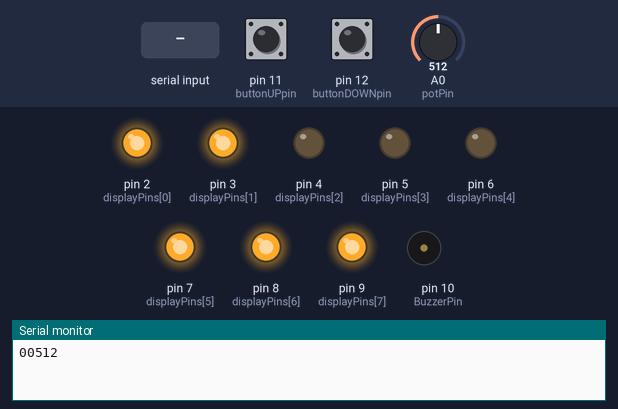
Simulated run of this sketch. Board: Arduino Uno, built with avr-gcc and run on an emulated ATmega328P. On the bench: output pins drawn as LEDs (lit = HIGH), buzzer (waves = sounding, pin HIGH), the last lines printed to the serial monitor. Inputs (shaded band) come from the test bench; at power-on: pin 11 (buttonUPpin) LOW, pin 12 (buttonDOWNpin) LOW, A0 (potPin) = 512.

Above: at 1.2 s.
1.3 s: "420\n" received over Serial
At 2.3 s:
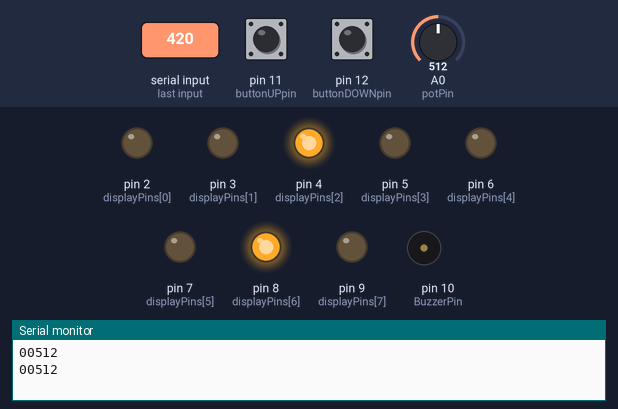
2.8 s: "69\n" received over Serial
At 3.5 s:
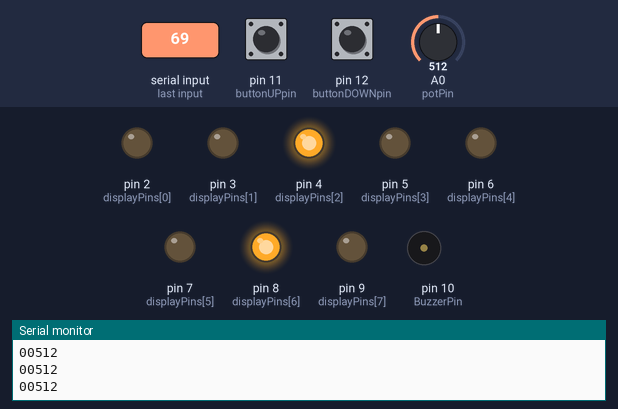
4.4 s: "420\n" received over Serial
At 4.7 s:
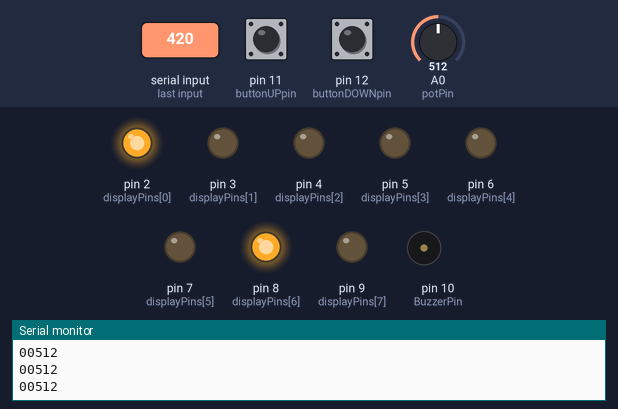
5.9 s: "69\n" received over Serial
At 7.1 s:
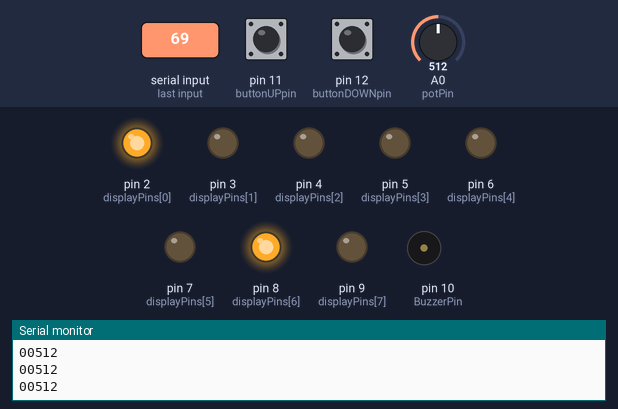
Timing chart, 0 to 8.5 s (numbered marks = the images above; inputs shaded):
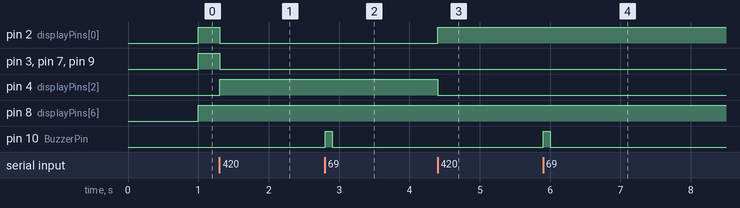

Measured:
- after the input at 1.3 s, pin 2 (displayPins[0]), pin 3 (displayPins[1]), pin 7 (displayPins[5]), pin 9 (displayPins[7]): HIGH → LOW at once; pin 4 (displayPins[2]): LOW → HIGH at once
- after the input at 2.8 s, pin 10 (BuzzerPin): LOW → HIGH at once, → LOW 0.10 s later
- after the input at 4.4 s, pin 2 (displayPins[0]): LOW → HIGH at once; pin 4 (displayPins[2]): HIGH → LOW at once
- after the input at 5.9 s, pin 10 (BuzzerPin): LOW → HIGH at once, → LOW 0.10 s later

The sketch:

ArduinoProyectoIDatosIISketch.ino
```cpp
const int buttonUPpin = 11;
const int buttonDOWNpin = 12;
const int BuzzerPin = 10;
const int potPin = A0;
const int displayPins[]={2,3,4,5,6,7,8,9};//arduino pin array
int wave = 1;
int potVal = 0;
bool firstrun = false;
void setup() {
  pinMode(buttonUPpin, INPUT);
  pinMode(buttonDOWNpin, INPUT);
  pinMode(BuzzerPin,OUTPUT);
  for (byte a=0; a<8; a++){
    pinMode(displayPins[a],OUTPUT);
    }
  Serial.begin(9600 );
}
void displayNum(int num) {
  const int digits[10][8] = { // the pins to light up for each digit

  {0, 0, 0, 0, 0, 0, 0, 1},//0
  {1, 1, 0, 0, 0, 1, 1, 1},//1
  {0, 0, 1, 0, 0, 0, 1, 0},//2
  {1, 0, 0, 0, 0, 0, 1, 0},//3
  {1, 1, 0, 0, 0, 1, 0, 0},//4
  {1, 0, 0, 0, 1, 0, 0, 0},//5
  {0, 0, 0, 0, 1, 0, 0, 0},//6
  {1, 1, 0, 0, 0, 0, 0, 1},//7
  {0, 0, 0, 0, 0, 0, 0, 0},//8
  {1, 1, 0, 0, 0, 0, 0, 0},//9
  };
  for (int i = 0; i < 10; i++) {
    digitalWrite(displayPins[i], digits[num][i]); // set the pin values according to the digit
  }
}
void loop() {


  int command = Serial.parseInt();
  if (firstrun == false){
    displayNum(wave);
    firstrun = true;
    }
  if (command == 420){
    if(wave==5){
      wave = 1;
      }
    else{wave ++;}
    displayNum(wave);
    }


  if (command == 69){
    digitalWrite(BuzzerPin, HIGH);
    delay(100);
    digitalWrite(BuzzerPin, LOW);
    }


  digitalWrite(BuzzerPin,LOW);
  potVal= analogRead(potPin);
  Serial.print(digitalRead(buttonUPpin));
  Serial.print(digitalRead(buttonDOWNpin));
  Serial.print(potVal);
  Serial.print("\n");

}
```
